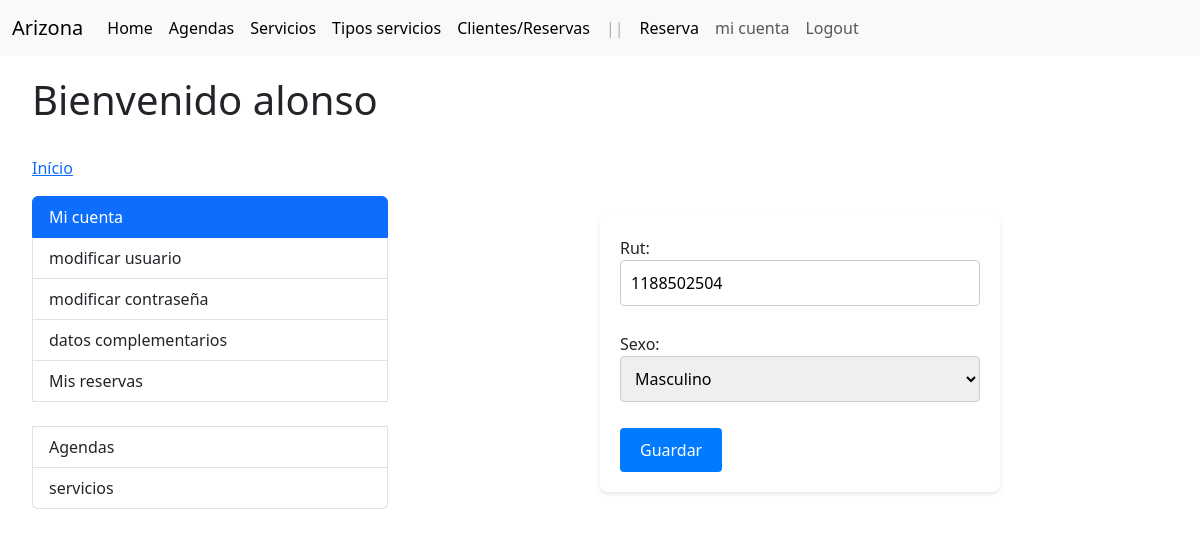
/clientes/create/ (signed in), run on the app's committed database.
### accounts/models.py (models this page shows, shortened)
class User(AbstractBaseUser, PermissionsMixin):
    username = models.CharField(
        'Usuario', max_length=30, unique=True, validators=[
            validators.RegexValidator(
                re.compile('^[\w.@+-]+$'),
                'ingrese un nombre de usuario valido '
                'Este valor debe contener solo letras, números '
                'excepto: @/./+/-/_.'
                ,  'invalid'
            )
        ], help_text='Un nombre corto que sera usado'+
                    ' para identificarlo de forma unica en la plataforma.'
    )
    name = models.CharField('Name', max_length=100)
    email = models.EmailField('Email', unique=True)
    is_staff = models.BooleanField('Admin', default=False)
    is_active = models.BooleanField('Ativo', default=True)
    date_joined = models.DateTimeField('Data de Entrada', auto_now_add=True)
    USERNAME_FIELD = 'username'
    REQUIRED_FIELDS = ['email']
    objects = UserManager()
    class Meta:
        verbose_name = 'Usuario'
        verbose_name_plural = 'Usuarios'

### client/models.py (models this page shows, shortened)
class Cliente(models.Model):
    SEXO = [
        ('F', 'Femenino'),
        ('M', 'Masculino'),
    ]
    user = models.OneToOneField(
        'accounts.User',
        verbose_name='Usuario',
        on_delete=models.CASCADE
    )
    rut = models.CharField(max_length=10)
    sexo = models.CharField(max_length=10, choices=SEXO)

### client/views.py (the view, shortened to what this page needs)
# urls.py: path('create/', views.crear_cliente, name='cliente_create'),
@login_required(login_url='login')
def crear_cliente(request):
    cliente_existente = Cliente.objects.filter(user=request.user).first()  # Verificar si existe un cliente para el usuario actual
    if cliente_existente:  # Si el cliente existe, rellenar los datos en el formulario
        form = ClienteForm(instance=cliente_existente)
    else:
        form = ClienteForm()
    return render(request, 'cliente/agregar.html', {'form': form})

### client/forms.py
class ClienteForm(forms.ModelForm):
    class Meta:
        model = Cliente
        fields = ['rut', 'sexo']

### client/templates/cliente/agregar.html (shortened to what this page needs)
{% extends "accounts/index.html" %}
{% block accounts_container %}
<div class="container">
  <form class="form-horizontal" action="" method="post">
    {{ form.as_p }}
    <div class="form-group">
      <div class="col-md-9 col-md-offset-3">
        <button type="submit" class="btn btn-primary">Guardar</button>
      </div>
    </div>
  </form>
</div>
{% endblock %}

### accounts/templates/accounts/index.html (shortened to what this page needs)
{% extends "layout.html" %}
{% block container %}
<body class="body">
    <div class="container">
        <h1>Bienvenido {{user.username}}</h1>
        <br>
        <ol class="breadcrumb">
            <li><a href="#">Início</a></li>
        </ol>
        <div class="row">
            <div class="col-md-4">
                <div class="list-group">
                    <a  class="list-group-item active">Mi cuenta</a>
                    <a href="{% url 'accounts:update_user'%}" class="list-group-item">modificar usuario</a>
                    <a href="{% url 'accounts:update_password'%}" class="list-group-item">modificar contraseña</a>
                    <a href="{% url 'client:cliente_create' %}" class="list-group-item"> datos complementarios </a>
                    <a href="{% url 'client:listar_reservas_usuario' %}" class="list-group-item">Mis reservas</a>
                    <br>
                    {% if request.user.is_staff or request.user.is_superuser %}
                    <a href="#" class="list-group-item">Agendas</a>
                    <a href="#" class="list-group-item">servicios</a>
                    {% endif %}
                </div>
            </div>
            <div class="col-md-8">
                {% block accounts_container %}<h2>Bienvenido {{ user.name }} </h2>{% endblock %}
            </div>
        </div>
</body>
{% endblock %}

### client/templates/cliente/agregar.html (style rules this page uses)
.container { margin: 20px; }
.form-horizontal { display: flex; flex-direction: column; max-width: 400px; margin: 0 auto; padding: 20px; background-color: #ffffff; border-radius: 8px; box-shadow: 0 2px 4px rgba(0, 0, 0, 0.1); }
input[type="text"], select { width: 100%; padding: 10px; margin-bottom: 10px; border: 1px solid #ccc; border-radius: 4px; box-sizing: border-box; }
.btn-primary { background-color: #007bff; color: #fff; padding: 10px 20px; border: none; cursor: pointer; border-radius: 4px; }

### data on the page
User: username "alonso"
Cliente: rut "1188502504", sexo "Masculino"
